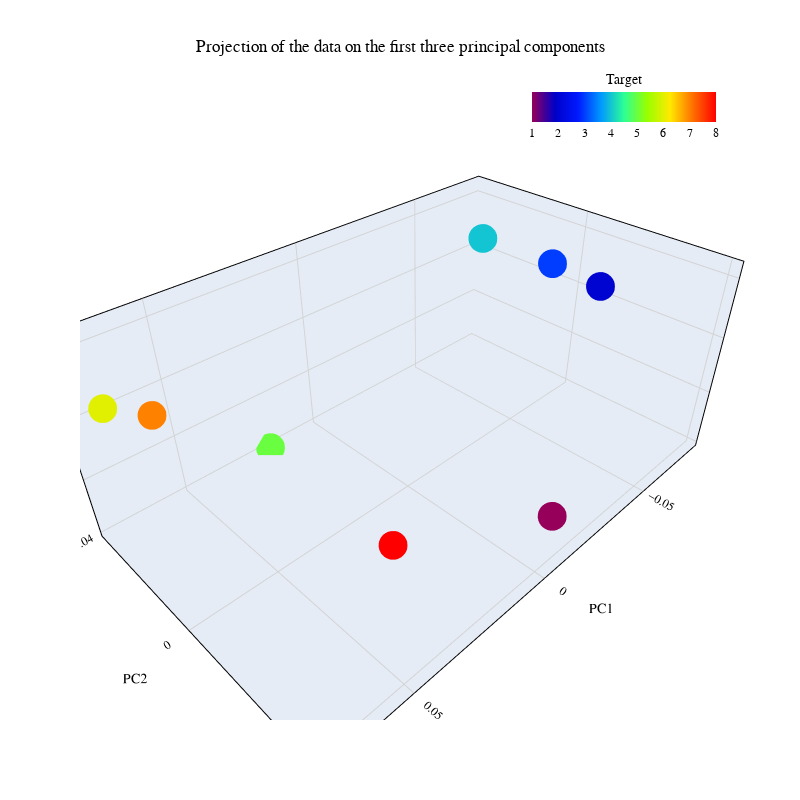

Notebook code for this chart:
### Code cell
colors = np.zeros(400*8)
for target in range(8):
    colors[target:(target+1)] = target/7

fig = go.Figure()

# Add a 3D scatter plot with PC1, PC2, and PC3 as axes
fig.add_trace(go.Scatter3d(
    x=(eigvec[:,-1]  @ X),
    y=(eigvec[:,-2]  @ X),
    z=(eigvec[:,-3]  @ X),
    mode='markers',
    marker=dict(size = 10,
                  colorscale = 'Rainbow',
                  color = colors,
                  colorbar = dict(title ='Target',
                                  titleside = 'top',
                                  tickvals = np.linspace(0,1,8),
                                  ticktext=['1','2','3','4','5','6','7','8'],
                                  orientation = 'h',
                                  len = 0.3,
                                  x=0.8,
                                  y=0.9)),
    hovertemplate='X: %{x:.2f}<br>Y: %{y:.2f}<br>Z: %{z:.2f}<br>Intensity: %{marker.color:.2f}'
))

# Update layout for scientific journal-quality
fig.update_layout(
    title={
        'text': "Projection of the data on the first three principal components",
        'y': 0.95,
        'x': 0.5,
        'xanchor': 'center',
        'yanchor': 'top'
    },
    scene=dict(
        xaxis=dict(
            title="PC1",
            showgrid=True,
            gridcolor='lightgrey',
            zeroline=True,
            zerolinewidth=2,
            zerolinecolor='lightgrey',
            showline=True,
            linewidth=2,
            linecolor='black',
            mirror=True
        ),
        yaxis=dict(
            title="PC2",
            showgrid=True,
            gridcolor='lightgrey',
            zeroline=True,
            zerolinewidth=2,
            zerolinecolor='lightgrey',
            showline=True,
            linewidth=2,
            linecolor='black',
            mirror=True
        ),
        zaxis=dict(
            title="PC3",
            showgrid=True,
            gridcolor='lightgrey',
            zeroline=True,
            zerolinewidth=2,
            zerolinecolor='lightgrey',
            showline=True,
            linewidth=2,
            linecolor='black',
            mirror=True
        ),
    ),
    font=dict(
        family="Times New Roman, serif",
        size=12,
        color="black"
    ),
    margin=dict(l=80, r=40, t=80, b=80),
    paper_bgcolor="white",
    plot_bgcolor="white",
    legend=dict(
        title="Legend",
        orientation="h",
        yanchor="top",
        y=1.02,
        xanchor="center",
        x=0.5
    ),
    width=800,
    height=800
)

# Display the plot
fig.show()

### Figure 1 — Plotly figure (JSON) as saved in the notebook; plotly's stock layout.template omitted (floating-point values rounded to 4 significant figures; data arrays with more than 128 entries replaced by an {"elided": "..."} marker saying what was removed)
{"data": [{"hovertemplate": "X: %{x:.2f}<br>Y: %{y:.2f}<br>Z: %{z:.2f}<br>Intensity: %{marker.color:.2f}", "marker": {"color": {"elided": "3200 float values"}, "colorbar": {"len": 0.3, "orientation": "h", "ticktext": ["1", "2", "3", "4", "5", "6", "7", "8"], "tickvals": [0, 0.1429, 0.2857, 0.4286, 0.5714, 0.7143, 0.8571, 1], "title": {"side": "top", "text": "Target"}, "x": 0.8, "y": 0.9}, "colorscale": [[0, "rgb(150,0,90)"], [0.125, "rgb(0,0,200)"], [0.25, "rgb(0,25,255)"], [0.375, "rgb(0,152,255)"], [0.5, "rgb(44,255,150)"], [0.625, "rgb(151,255,0)"], [0.75, "rgb(255,234,0)"], [0.875, "rgb(255,111,0)"], [1, "rgb(255,0,0)"]], "size": 10}, "mode": "markers", "type": "scatter3d", "x": [-0.004168, -0.07277, -0.07765, -0.06102, 0.02034, 0.07302, 0.07322, 0.04902], "y": [0.05047, 0.01422, -0.008406, -0.026, -0.04418, -0.03084, -0.001527, 0.04626], "z": [-0.02298, 0.006895, 0.005677, 0.01459, -0.03956, 0.01007, 0.02341, 0.001896]}], "layout": {"font": {"color": "black", "family": "Times New Roman, serif", "size": 12}, "height": 800, "legend": {"orientation": "h", "title": {"text": "Legend"}, "x": 0.5, "xanchor": "center", "y": 1.02, "yanchor": "top"}, "margin": {"b": 80, "l": 80, "r": 40, "t": 80}, "paper_bgcolor": "white", "plot_bgcolor": "white", "scene": {"xaxis": {"gridcolor": "lightgrey", "linecolor": "black", "linewidth": 2, "mirror": true, "showgrid": true, "showline": true, "title": {"text": "PC1"}, "zeroline": true, "zerolinecolor": "lightgrey", "zerolinewidth": 2}, "yaxis": {"gridcolor": "lightgrey", "linecolor": "black", "linewidth": 2, "mirror": true, "showgrid": true, "showline": true, "title": {"text": "PC2"}, "zeroline": true, "zerolinecolor": "lightgrey", "zerolinewidth": 2}, "zaxis": {"gridcolor": "lightgrey", "linecolor": "black", "linewidth": 2, "mirror": true, "showgrid": true, "showline": true, "title": {"text": "PC3"}, "zeroline": true, "zerolinecolor": "lightgrey", "zerolinewidth": 2}}, "title": {"text": "Projection of the data on the first three principal components", "x": 0.5, "xanchor": "center", "y": 0.95, "yanchor": "top"}, "width": 800}}
